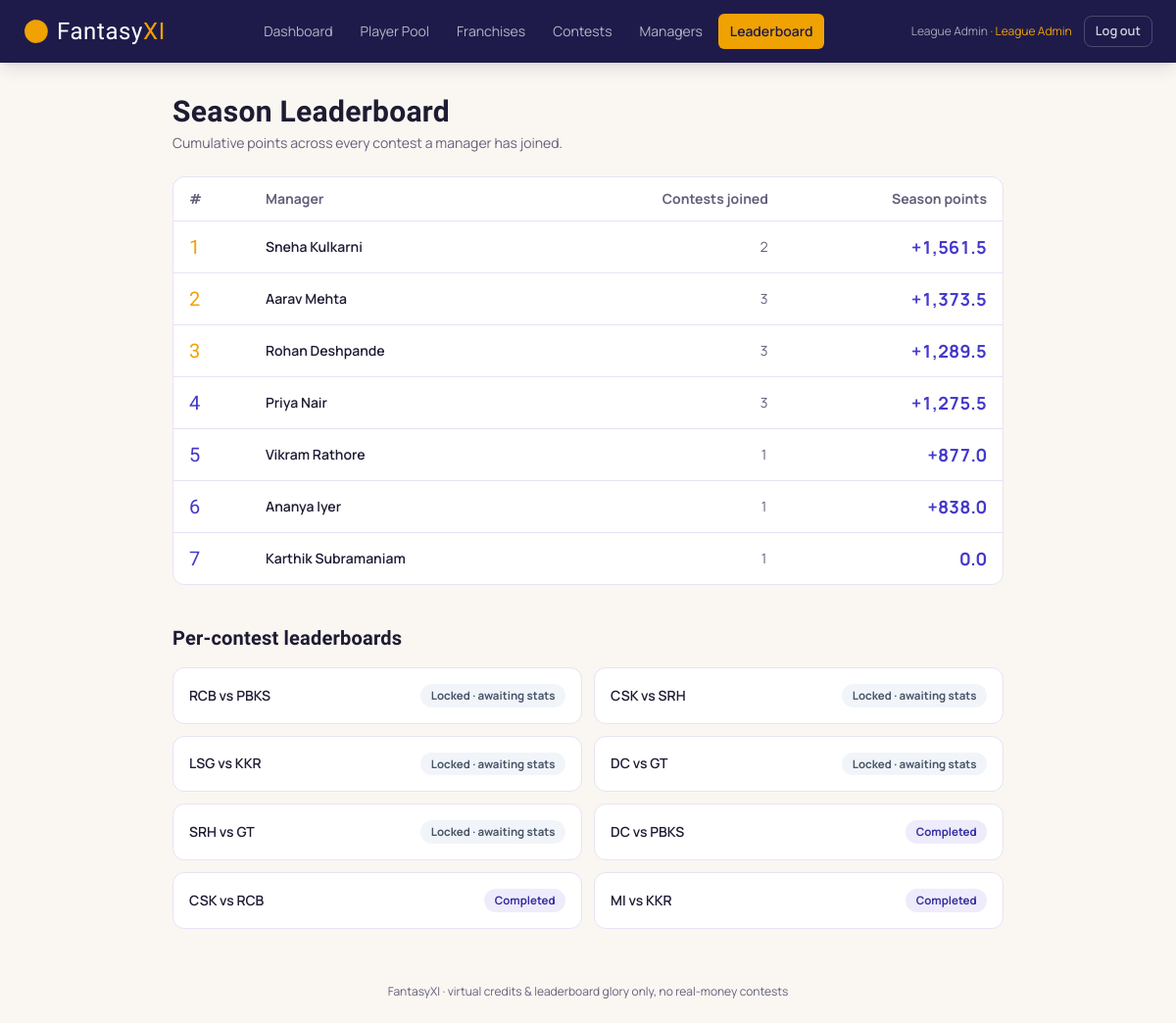
/index.php?route=leaderboard/season (signed in), run on the app's committed database.
### tables this page shows
CREATE TABLE users (
    id         INT AUTO_INCREMENT PRIMARY KEY,
    name       VARCHAR(120) NOT NULL,
    email      VARCHAR(150) NOT NULL UNIQUE,
    password   VARCHAR(255) NOT NULL,
    role       ENUM('super_admin', 'manager') NOT NULL DEFAULT 'manager',
    status     ENUM('active', 'inactive') NOT NULL DEFAULT 'active',
    created_at TIMESTAMP NOT NULL DEFAULT CURRENT_TIMESTAMP
);

CREATE TABLE contests (
    id              INT AUTO_INCREMENT PRIMARY KEY,
    franchise_a_id  INT NOT NULL,
    franchise_b_id  INT NOT NULL,
    match_datetime  DATETIME NOT NULL,
    venue           VARCHAR(150) NULL,
    status          ENUM('scheduled', 'completed') NOT NULL DEFAULT 'scheduled',
    created_at      TIMESTAMP NOT NULL DEFAULT CURRENT_TIMESTAMP,
    FOREIGN KEY (franchise_a_id) REFERENCES franchises(id),
    FOREIGN KEY (franchise_b_id) REFERENCES franchises(id),
    CHECK (franchise_a_id <> franchise_b_id),
    INDEX idx_contests_datetime (match_datetime)
);

CREATE TABLE franchises (
    id         INT AUTO_INCREMENT PRIMARY KEY,
    name       VARCHAR(100) NOT NULL UNIQUE,
    short_code VARCHAR(10) NOT NULL,
    status     ENUM('active', 'inactive') NOT NULL DEFAULT 'active'
);

### app/controllers/LeaderboardController.php (called while the page is built, shortened)
<?php
require_once __DIR__ . '/../models/Contest.php';
require_once __DIR__ . '/../models/ContestEntry.php';
class LeaderboardController
{
    public function season(): void
    {
        $season = ContestEntry::seasonLeaderboard();
        $contests = Contest::all();
        require __DIR__ . '/../views/shared/leaderboard_season.php';
    }
}

### public/index.php (called while the page is built, shortened)
<?php
require_once __DIR__ . '/../core/helpers.php';
require_once __DIR__ . '/../core/Database.php';
require_once __DIR__ . '/../core/Auth.php';
require_once __DIR__ . '/../app/controllers/LeaderboardController.php';
$router = new Router();
$router->get('login', fn() => (new AuthController())->showLogin());
$router->post('login', fn() => (new AuthController())->login());
$router->post('logout', fn() => (new AuthController())->logout());
$router->get('register', fn() => (new AuthController())->showRegister());
$router->post('register', fn() => (new AuthController())->register());
$router->get('admin/dashboard', fn() => (new AdminDashboardController())->dashboard());
$router->get('admin/players', fn() => (new AdminPlayerController())->index());
$router->get('admin/players/create', fn() => (new AdminPlayerController())->create());
$router->post('admin/players/store', fn() => (new AdminPlayerController())->store());
$router->get('admin/players/edit', fn() => (new AdminPlayerController())->edit());
$router->post('admin/players/update', fn() => (new AdminPlayerController())->update());
$router->post('admin/players/status', fn() => (new AdminPlayerController())->status());
$router->get('admin/franchises', fn() => (new AdminFranchiseController())->index());
$router->post('admin/franchises/store', fn() => (new AdminFranchiseController())->store());
$router->post('admin/franchises/update', fn() => (new AdminFranchiseController())->update());
$router->post('admin/franchises/status', fn() => (new AdminFranchiseController())->status());
$router->get('admin/contests', fn() => (new AdminContestController())->index());
$router->get('admin/contests/create', fn() => (new AdminContestController())->create());
$router->post('admin/contests/store', fn() => (new AdminContestController())->store());
$router->get('admin/contests/edit', fn() => (new AdminContestController())->edit());
$router->post('admin/contests/update', fn() => (new AdminContestController())->update());
$router->get('admin/contests/view', fn() => (new AdminContestController())->view());
$router->get('admin/contests/stats', fn() => (new AdminStatsController())->entry());
$router->post('admin/contests/stats/save', fn() => (new AdminStatsController())->save());
$router->post('admin/contests/stats/simulate', fn() => (new AdminStatsController())->simulate());
$router->post('admin/contests/score', fn() => (new AdminStatsController())->score());
$router->get('admin/managers', fn() => (new AdminManagerController())->index());
$router->post('admin/managers/status', fn() => (new AdminManagerController())->status());
$router->get('manager/dashboard', fn() => (new ManagerDashboardController())->dashboard());
$router->get('manager/contests', fn() => (new ManagerContestController())->browse());
$router->post('manager/contests/join', fn() => (new ManagerContestController())->join());
$router->get('manager/team/build', fn() => (new TeamController())->build());
$router->post('manager/team/save', fn() => (new TeamController())->save());
$router->get('manager/mycontests', fn() => (new TeamController())->myContests());
$router->get('manager/team/breakdown', fn() => (new TeamController())->viewBreakdown());
$router->get('leaderboard/season', fn() => (new LeaderboardController())->season());
$router->get('leaderboard/contest', fn() => (new LeaderboardController())->contest());
$route = $_GET['route'] ?? '';
$router->dispatch($_SERVER['REQUEST_METHOD'], $route);

### core/Router.php (called while the page is built, shortened)
<?php
class Router
{
    private array $routes = ['GET' => [], 'POST' => []];
    public function get(string $route, callable $handler): void
    {
        $this->routes['GET'][$route] = $handler;
    }
    public function post(string $route, callable $handler): void
    {
        $this->routes['POST'][$route] = $handler;
    }
    public function dispatch(string $method, string $route): void
    {
        $handler = $this->routes[$method][$route] ?? null;
        try {
            $handler();
        } catch (Throwable $e) {
            error_log($e->getMessage());
            http_response_code(500);
            require __DIR__ . '/../app/views/errors/500.php';
        }
    }
}

### config/database.php (called while the page is built)
<?php
return [
    'host'     => '127.0.0.1',
    'port'     => 3306,
    'database' => 'fantasyxi',
    'username' => 'root',
    'password' => '',
    'charset'  => 'utf8mb4',
];

### core/Database.php (called while the page is built)
<?php
class Database
{
    private static ?PDO $instance = null;
    public static function connect(): PDO
    {
        if (self::$instance === null) {
            $config = require __DIR__ . '/../config/database.php';
            $dsn = sprintf(
                'mysql:host=%s;port=%d;dbname=%s;charset=%s',
                $config['host'],
                $config['port'],
                $config['database'],
                $config['charset']
            );
            self::$instance = new PDO($dsn, $config['username'], $config['password'], [
                PDO::ATTR_ERRMODE            => PDO::ERRMODE_EXCEPTION,
                PDO::ATTR_DEFAULT_FETCH_MODE => PDO::FETCH_ASSOC,
                PDO::ATTR_EMULATE_PREPARES   => false,
            ]);
        }
        return self::$instance;
    }
}

### app/models/ContestEntry.php (called while the page is built, shortened)
<?php
class ContestEntry
{
    public static function seasonLeaderboard(): array
    {
        $sql = "SELECT u.id AS manager_id, u.name AS manager_name,
                       COUNT(ce.id) AS contests_joined,
                       COALESCE(SUM(ce.total_points), 0) AS season_points
                FROM users u
                JOIN contest_entries ce ON ce.manager_id = u.id
                WHERE u.role = 'manager'
                GROUP BY u.id, u.name
                ORDER BY season_points DESC, contests_joined DESC";
        return Database::connect()->query($sql)->fetchAll();
    }
}

### core/Auth.php (called while the page is built, shortened)
<?php
require_once __DIR__ . '/Database.php';
class Auth
{
    public static function role(): ?string
    {
        return $_SESSION['user_role'] ?? null;
    }
}

### app/models/Contest.php (called while the page is built, shortened)
<?php
class Contest
{
    public static function all(): array
    {
        $sql = "SELECT c.*, fa.name AS franchise_a_name, fa.short_code AS franchise_a_code,
                       fb.name AS franchise_b_name, fb.short_code AS franchise_b_code,
                       (SELECT COUNT(*) FROM contest_entries ce WHERE ce.contest_id = c.id) AS entry_count
                FROM contests c
                JOIN franchises fa ON fa.id = c.franchise_a_id
                JOIN franchises fb ON fb.id = c.franchise_b_id
                ORDER BY c.match_datetime DESC";
        return Database::connect()->query($sql)->fetchAll();
    }
}

### app/views/shared/leaderboard_season.php (the view, shortened to what this page needs)
<?php
require __DIR__ . '/../partials/header.php';
require __DIR__ . '/../partials/navbar.php';
$myId = Auth::role() === 'manager' ? Auth::id() : null;
?>
<main class="flex-1 max-w-4xl w-full mx-auto px-4 sm:px-6 py-8">
    <h1 class="text-3xl font-bold">Season Leaderboard</h1>
    <p class="text-muted text-sm mt-1">Cumulative points across every contest a manager has joined.</p>
    <div class="card mt-6 overflow-x-auto">
        <?php if ($season === []): ?>
            <p class="p-6 text-muted text-sm">No scored contests yet -- once a contest's match stats are entered and scoring is run, standings will appear here.</p>
        <?php else: ?>
        <table class="w-full text-sm">
            <thead><tr class="text-left text-muted border-b border-line"><th class="py-3 px-4">#</th><th class="py-3 px-4">Manager</th><th class="py-3 px-4 text-right">Contests joined</th><th class="py-3 px-4 text-right">Season points</th></tr></thead>
            <tbody>
            <?php foreach ($season as $i => $row): $isMe = $myId !== null && (int)$row['manager_id'] === $myId; ?>
                <tr class="border-b border-line last:border-0 <?= $isMe ? 'bg-saffron-50' : '' ?>">
                    <td class="py-3 px-4 font-display text-xl <?= $i < 3 ? 'text-saffron' : 'text-indigo' ?>"><?= $i + 1 ?></td>
                    <td class="py-3 px-4 font-semibold"><?= e($row['manager_name']) ?><?= $isMe ? ' <span class="text-xs text-indigo font-normal">(you)</span>' : '' ?></td>
                    <td class="py-3 px-4 text-right tabular-nums text-muted"><?= (int)$row['contests_joined'] ?></td>
                    <td class="py-3 px-4 text-right tabular-nums font-bold text-indigo text-lg"><?= format_points($row['season_points']) ?></td>
                </tr>
            <?php endforeach; ?>
            </tbody>
        </table>
        <?php endif; ?>
    </div>
    <h2 class="text-xl font-bold mt-10">Per-contest leaderboards</h2>
    <div class="grid sm:grid-cols-2 gap-3 mt-4">
        <?php foreach ($contests as $c): ?>
            <a href="/index.php?route=leaderboard/contest&id=<?= (int)$c['id'] ?>" class="card p-4 flex items-center justify-between hover:border-indigo transition">
                <span class="text-sm font-semibold"><?= e($c['franchise_a_code']) ?> vs <?= e($c['franchise_b_code']) ?></span>
                <?= contest_status_pill($c) ?>
            </a>
        <?php endforeach; ?>
    </div>
</main>
<?php require __DIR__ . '/../partials/footer.php'; ?>

### core/helpers.php (shortened to what this page needs)
<?php
function e(?string $value): string
{
    return htmlspecialchars($value ?? '', ENT_QUOTES, 'UTF-8');
}
function format_points(float|string $value): string
{
    $value = (float)$value;
    $sign = $value > 0 ? '+' : '';
    return $sign . number_format($value, 1);
}
function contest_status_pill(array $contest): string
{
    if ($contest['status'] === 'completed') {
        return '<span class="pill pill-completed">Completed</span>';
    }
    if (is_contest_locked($contest['match_datetime'])) {
        return '<span class="pill pill-locked">Locked &middot; awaiting stats</span>';
    }
    $ts = strtotime($contest['match_datetime']);
    $hoursLeft = ($ts - time()) / 3600;
    $cls = $hoursLeft < 24 ? 'pill-soon' : 'pill-open';
    return '<span class="pill ' . $cls . '">' . e(time_until($contest['match_datetime'])) . '</span>';
}
function is_contest_locked(string $matchDatetime): bool
{
    $ts = strtotime($matchDatetime);
    return $ts === false || $ts <= time();
}

### public/assets/css/style.css (style rules this page uses)
* { box-sizing: border-box; }
h1, h2, h3, h4, .font-display { font-family: 'Teko', 'Manrope', sans-serif; letter-spacing: 0.01em; }
.tabular-nums { font-variant-numeric: tabular-nums; }
.card { background: #fff; border: 1px solid #E7E2F5; border-radius: .75rem; }
.pill { display: inline-flex; align-items: center; padding: .2rem .65rem; border-radius: 999px; font-size: .72rem; font-weight: 700; }
.pill-locked { background: #F1F5F9; color: #475569; }
.pill-completed { background: #EEECFB; color: #362FA0; }

### data on the page
users: name "Sneha Kulkarni", contests_joined "2", season_points "+1,561.5"
users: name "Aarav Mehta", contests_joined "3", season_points "+1,373.5"
users: name "Rohan Deshpande", contests_joined "3", season_points "+1,289.5"
users: name "Priya Nair", contests_joined "3", season_points "+1,275.5"
users: name "Vikram Rathore", contests_joined "1", season_points "+877.0"
users: name "Ananya Iyer", contests_joined "1", season_points "+838.0"
users: name "Karthik Subramaniam", contests_joined "1", season_points "0.0"
contests: franchise_a.short_code "RCB", franchise_b.short_code "PBKS", shows "Locked · awaiting stats"
contests: franchise_a.short_code "CSK", franchise_b.short_code "SRH", shows "Locked · awaiting stats"
contests: franchise_a.short_code "LSG", franchise_b.short_code "KKR", shows "Locked · awaiting stats"
contests: franchise_a.short_code "DC", franchise_b.short_code "GT", shows "Locked · awaiting stats"
contests: franchise_a.short_code "SRH", franchise_b.short_code "GT", shows "Locked · awaiting stats"
contests: franchise_a.short_code "DC", franchise_b.short_code "PBKS", status "Completed"
contests: franchise_a.short_code "CSK", franchise_b.short_code "RCB", status "Completed"
contests: franchise_a.short_code "MI", franchise_b.short_code "KKR", status "Completed"

### other printed values
$label "Dashboard"
$label "Player Pool"
$label "Franchises"
$label "Contests"
$label "Managers"
$label "Leaderboard"
Auth::name() "League Admin"
